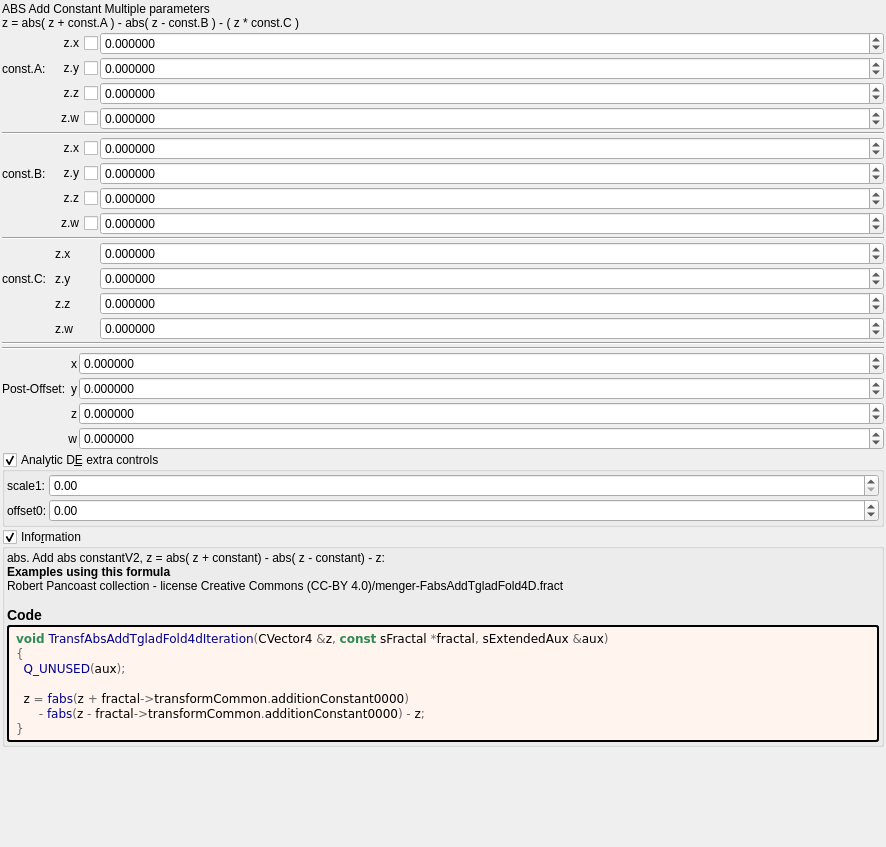
<?xml version="1.0" encoding="UTF-8"?>
<ui version="4.0">
 <class>Form</class>
 <widget class="QWidget" name="Form">
  <property name="geometry">
   <rect>
    <x>0</x>
    <y>0</y>
    <width>886</width>
    <height>847</height>
   </rect>
  </property>
  <property name="windowTitle">
   <string notr="true">transf_abs_add_tglad_fold4d</string>
  </property>
  <layout class="QVBoxLayout" name="verticalLayout">
   <property name="spacing">
    <number>2</number>
   </property>
   <property name="leftMargin">
    <number>2</number>
   </property>
   <property name="topMargin">
    <number>2</number>
   </property>
   <property name="rightMargin">
    <number>2</number>
   </property>
   <property name="bottomMargin">
    <number>2</number>
   </property>
   <item>
    <widget class="QLabel" name="label">
     <property name="text">
      <string>ABS Add Constant Multiple parameters
z = abs( z + const.A ) - abs( z - const.B ) - ( z * const.C )</string>
     </property>
    </widget>
   </item>
   <item>
    <layout class="QGridLayout" name="gridLayout_28" columnstretch="0,0,1">
     <property name="spacing">
      <number>2</number>
     </property>
     <item row="3" column="2">
      <widget class="MyDoubleSpinBox" name="spinbox4_transf_addition_constant_0000_w">
       <property name="enabled">
        <bool>true</bool>
       </property>
       <property name="sizePolicy">
        <sizepolicy hsizetype="Minimum" vsizetype="Maximum">
         <horstretch>0</horstretch>
         <verstretch>0</verstretch>
        </sizepolicy>
       </property>
       <property name="decimals">
        <number>6</number>
       </property>
       <property name="minimum">
        <double>-99.989999999999995</double>
       </property>
       <property name="maximum">
        <double>99.989999999999995</double>
       </property>
       <property name="singleStep">
        <double>0.100000000000000</double>
       </property>
      </widget>
     </item>
     <item row="11" column="1">
      <widget class="QLabel" name="label_99">
       <property name="text">
        <string notr="true">z.x</string>
       </property>
      </widget>
     </item>
     <item row="5" column="0" colspan="3">
      <widget class="Line" name="line_24">
       <property name="orientation">
        <enum>Qt::Horizontal</enum>
       </property>
      </widget>
     </item>
     <item row="1" column="2">
      <widget class="MyDoubleSpinBox" name="spinbox4_transf_addition_constant_0000_y">
       <property name="enabled">
        <bool>true</bool>
       </property>
       <property name="sizePolicy">
        <sizepolicy hsizetype="Minimum" vsizetype="Maximum">
         <horstretch>0</horstretch>
         <verstretch>0</verstretch>
        </sizepolicy>
       </property>
       <property name="decimals">
        <number>6</number>
       </property>
       <property name="minimum">
        <double>-99.989999999999995</double>
       </property>
       <property name="maximum">
        <double>99.989999999999995</double>
       </property>
       <property name="singleStep">
        <double>0.100000000000000</double>
       </property>
      </widget>
     </item>
     <item row="0" column="2">
      <widget class="MyDoubleSpinBox" name="spinbox4_transf_addition_constant_0000_x">
       <property name="enabled">
        <bool>true</bool>
       </property>
       <property name="sizePolicy">
        <sizepolicy hsizetype="Minimum" vsizetype="Maximum">
         <horstretch>0</horstretch>
         <verstretch>0</verstretch>
        </sizepolicy>
       </property>
       <property name="prefix">
        <string/>
       </property>
       <property name="decimals">
        <number>6</number>
       </property>
       <property name="minimum">
        <double>-99.989999999999995</double>
       </property>
       <property name="singleStep">
        <double>0.100000000000000</double>
       </property>
      </widget>
     </item>
     <item row="7" column="2">
      <widget class="MyDoubleSpinBox" name="spinbox4_transf_offset_0000_y">
       <property name="enabled">
        <bool>true</bool>
       </property>
       <property name="sizePolicy">
        <sizepolicy hsizetype="Minimum" vsizetype="Maximum">
         <horstretch>0</horstretch>
         <verstretch>0</verstretch>
        </sizepolicy>
       </property>
       <property name="prefix">
        <string/>
       </property>
       <property name="decimals">
        <number>6</number>
       </property>
       <property name="minimum">
        <double>-99.989999999999995</double>
       </property>
       <property name="singleStep">
        <double>0.100000000000000</double>
       </property>
      </widget>
     </item>
     <item row="2" column="2">
      <widget class="MyDoubleSpinBox" name="spinbox4_transf_addition_constant_0000_z">
       <property name="enabled">
        <bool>true</bool>
       </property>
       <property name="sizePolicy">
        <sizepolicy hsizetype="Minimum" vsizetype="Maximum">
         <horstretch>0</horstretch>
         <verstretch>0</verstretch>
        </sizepolicy>
       </property>
       <property name="decimals">
        <number>6</number>
       </property>
       <property name="minimum">
        <double>-99.989999999999995</double>
       </property>
       <property name="maximum">
        <double>99.989999999999995</double>
       </property>
       <property name="singleStep">
        <double>0.100000000000000</double>
       </property>
      </widget>
     </item>
     <item row="8" column="1">
      <widget class="MyCheckBox" name="checkBox_transf_function_enabledz">
       <property name="layoutDirection">
        <enum>Qt::RightToLeft</enum>
       </property>
       <property name="text">
        <string>z.z</string>
       </property>
      </widget>
     </item>
     <item row="10" column="0" colspan="3">
      <widget class="Line" name="line_23">
       <property name="orientation">
        <enum>Qt::Horizontal</enum>
       </property>
      </widget>
     </item>
     <item row="7" column="0">
      <widget class="QLabel" name="label_4">
       <property name="text">
        <string notr="true">const.B:</string>
       </property>
      </widget>
     </item>
     <item row="7" column="1">
      <widget class="MyCheckBox" name="checkBox_transf_function_enabledy">
       <property name="layoutDirection">
        <enum>Qt::RightToLeft</enum>
       </property>
       <property name="text">
        <string notr="true">z.y</string>
       </property>
      </widget>
     </item>
     <item row="0" column="1">
      <widget class="MyCheckBox" name="checkBox_transf_function_enabledAx">
       <property name="layoutDirection">
        <enum>Qt::RightToLeft</enum>
       </property>
       <property name="text">
        <string>z.x</string>
       </property>
      </widget>
     </item>
     <item row="12" column="0">
      <widget class="QLabel" name="label_5">
       <property name="text">
        <string notr="true">const.C:  </string>
       </property>
      </widget>
     </item>
     <item row="6" column="1">
      <widget class="MyCheckBox" name="checkBox_transf_function_enabledx">
       <property name="layoutDirection">
        <enum>Qt::RightToLeft</enum>
       </property>
       <property name="text">
        <string>z.x</string>
       </property>
      </widget>
     </item>
     <item row="2" column="1">
      <widget class="MyCheckBox" name="checkBox_transf_function_enabledAz">
       <property name="layoutDirection">
        <enum>Qt::RightToLeft</enum>
       </property>
       <property name="text">
        <string>z.z</string>
       </property>
      </widget>
     </item>
     <item row="13" column="1">
      <widget class="QLabel" name="label_101">
       <property name="text">
        <string notr="true">z.z</string>
       </property>
      </widget>
     </item>
     <item row="12" column="1">
      <widget class="QLabel" name="label_100">
       <property name="text">
        <string notr="true">z.y</string>
       </property>
      </widget>
     </item>
     <item row="1" column="0">
      <widget class="QLabel" name="label_3">
       <property name="text">
        <string notr="true">const.A:</string>
       </property>
      </widget>
     </item>
     <item row="11" column="2">
      <widget class="MyDoubleSpinBox" name="spinbox4_transf_scale_1111_x">
       <property name="sizePolicy">
        <sizepolicy hsizetype="Minimum" vsizetype="Maximum">
         <horstretch>0</horstretch>
         <verstretch>0</verstretch>
        </sizepolicy>
       </property>
       <property name="prefix">
        <string/>
       </property>
       <property name="decimals">
        <number>6</number>
       </property>
       <property name="minimum">
        <double>-99.989999999999995</double>
       </property>
       <property name="singleStep">
        <double>0.100000000000000</double>
       </property>
      </widget>
     </item>
     <item row="1" column="1">
      <widget class="MyCheckBox" name="checkBox_transf_function_enabledAy">
       <property name="layoutDirection">
        <enum>Qt::RightToLeft</enum>
       </property>
       <property name="text">
        <string notr="true">z.y</string>
       </property>
      </widget>
     </item>
     <item row="13" column="2">
      <widget class="MyDoubleSpinBox" name="spinbox4_transf_scale_1111_z">
       <property name="sizePolicy">
        <sizepolicy hsizetype="Minimum" vsizetype="Maximum">
         <horstretch>0</horstretch>
         <verstretch>0</verstretch>
        </sizepolicy>
       </property>
       <property name="prefix">
        <string/>
       </property>
       <property name="decimals">
        <number>6</number>
       </property>
       <property name="minimum">
        <double>-99.989999999999995</double>
       </property>
       <property name="singleStep">
        <double>0.100000000000000</double>
       </property>
      </widget>
     </item>
     <item row="14" column="2">
      <widget class="MyDoubleSpinBox" name="spinbox4_transf_scale_1111_w">
       <property name="sizePolicy">
        <sizepolicy hsizetype="Minimum" vsizetype="Maximum">
         <horstretch>0</horstretch>
         <verstretch>0</verstretch>
        </sizepolicy>
       </property>
       <property name="prefix">
        <string/>
       </property>
       <property name="decimals">
        <number>6</number>
       </property>
       <property name="minimum">
        <double>-99.989999999999995</double>
       </property>
       <property name="singleStep">
        <double>0.100000000000000</double>
       </property>
      </widget>
     </item>
     <item row="6" column="2">
      <widget class="MyDoubleSpinBox" name="spinbox4_transf_offset_0000_x">
       <property name="enabled">
        <bool>true</bool>
       </property>
       <property name="sizePolicy">
        <sizepolicy hsizetype="Minimum" vsizetype="Maximum">
         <horstretch>0</horstretch>
         <verstretch>0</verstretch>
        </sizepolicy>
       </property>
       <property name="prefix">
        <string/>
       </property>
       <property name="decimals">
        <number>6</number>
       </property>
       <property name="minimum">
        <double>-99.989999999999995</double>
       </property>
       <property name="singleStep">
        <double>0.100000000000000</double>
       </property>
      </widget>
     </item>
     <item row="14" column="1">
      <widget class="QLabel" name="label_102">
       <property name="text">
        <string notr="true">z.w</string>
       </property>
      </widget>
     </item>
     <item row="12" column="2">
      <widget class="MyDoubleSpinBox" name="spinbox4_transf_scale_1111_y">
       <property name="sizePolicy">
        <sizepolicy hsizetype="Minimum" vsizetype="Maximum">
         <horstretch>0</horstretch>
         <verstretch>0</verstretch>
        </sizepolicy>
       </property>
       <property name="prefix">
        <string/>
       </property>
       <property name="decimals">
        <number>6</number>
       </property>
       <property name="minimum">
        <double>-99.989999999999995</double>
       </property>
       <property name="singleStep">
        <double>0.100000000000000</double>
       </property>
      </widget>
     </item>
     <item row="8" column="2">
      <widget class="MyDoubleSpinBox" name="spinbox4_transf_offset_0000_z">
       <property name="enabled">
        <bool>true</bool>
       </property>
       <property name="sizePolicy">
        <sizepolicy hsizetype="Minimum" vsizetype="Maximum">
         <horstretch>0</horstretch>
         <verstretch>0</verstretch>
        </sizepolicy>
       </property>
       <property name="prefix">
        <string/>
       </property>
       <property name="decimals">
        <number>6</number>
       </property>
       <property name="minimum">
        <double>-99.989999999999995</double>
       </property>
       <property name="singleStep">
        <double>0.100000000000000</double>
       </property>
      </widget>
     </item>
     <item row="9" column="2">
      <widget class="MyDoubleSpinBox" name="spinbox4_transf_offset_0000_w">
       <property name="enabled">
        <bool>true</bool>
       </property>
       <property name="sizePolicy">
        <sizepolicy hsizetype="Minimum" vsizetype="Maximum">
         <horstretch>0</horstretch>
         <verstretch>0</verstretch>
        </sizepolicy>
       </property>
       <property name="prefix">
        <string/>
       </property>
       <property name="decimals">
        <number>6</number>
       </property>
       <property name="minimum">
        <double>-99.989999999999995</double>
       </property>
       <property name="singleStep">
        <double>0.100000000000000</double>
       </property>
      </widget>
     </item>
     <item row="9" column="1">
      <widget class="MyCheckBox" name="checkBox_transf_function_enabledw">
       <property name="layoutDirection">
        <enum>Qt::RightToLeft</enum>
       </property>
       <property name="text">
        <string>z.w</string>
       </property>
      </widget>
     </item>
     <item row="3" column="1">
      <widget class="MyCheckBox" name="checkBox_transf_function_enabledAw">
       <property name="layoutDirection">
        <enum>Qt::RightToLeft</enum>
       </property>
       <property name="text">
        <string>z.w</string>
       </property>
      </widget>
     </item>
    </layout>
   </item>
   <item>
    <layout class="QGridLayout" name="gridLayout_63" columnstretch="0,0,1">
     <property name="spacing">
      <number>2</number>
     </property>
     <item row="3" column="0">
      <widget class="QLabel" name="label_259">
       <property name="text">
        <string>Post-Offset:</string>
       </property>
      </widget>
     </item>
     <item row="5" column="2">
      <widget class="MyDoubleSpinBox" name="spinbox4_transf_offsetA_0000_w">
       <property name="sizePolicy">
        <sizepolicy hsizetype="Minimum" vsizetype="Maximum">
         <horstretch>0</horstretch>
         <verstretch>0</verstretch>
        </sizepolicy>
       </property>
       <property name="prefix">
        <string/>
       </property>
       <property name="suffix">
        <string/>
       </property>
       <property name="decimals">
        <number>6</number>
       </property>
       <property name="minimum">
        <double>-99.989999999999995</double>
       </property>
       <property name="maximum">
        <double>99.989999999999995</double>
       </property>
       <property name="singleStep">
        <double>0.100000000000000</double>
       </property>
      </widget>
     </item>
     <item row="3" column="2">
      <widget class="MyDoubleSpinBox" name="spinbox4_transf_offsetA_0000_y">
       <property name="sizePolicy">
        <sizepolicy hsizetype="Minimum" vsizetype="Maximum">
         <horstretch>0</horstretch>
         <verstretch>0</verstretch>
        </sizepolicy>
       </property>
       <property name="prefix">
        <string/>
       </property>
       <property name="suffix">
        <string/>
       </property>
       <property name="decimals">
        <number>6</number>
       </property>
       <property name="minimum">
        <double>-99.989999999999995</double>
       </property>
       <property name="maximum">
        <double>99.989999999999995</double>
       </property>
       <property name="singleStep">
        <double>0.100000000000000</double>
       </property>
      </widget>
     </item>
     <item row="4" column="2">
      <widget class="MyDoubleSpinBox" name="spinbox4_transf_offsetA_0000_z">
       <property name="sizePolicy">
        <sizepolicy hsizetype="Minimum" vsizetype="Maximum">
         <horstretch>0</horstretch>
         <verstretch>0</verstretch>
        </sizepolicy>
       </property>
       <property name="prefix">
        <string/>
       </property>
       <property name="suffix">
        <string/>
       </property>
       <property name="decimals">
        <number>6</number>
       </property>
       <property name="minimum">
        <double>-99.989999999999995</double>
       </property>
       <property name="maximum">
        <double>99.989999999999995</double>
       </property>
       <property name="singleStep">
        <double>0.100000000000000</double>
       </property>
      </widget>
     </item>
     <item row="0" column="0" colspan="3">
      <widget class="Line" name="line_53">
       <property name="orientation">
        <enum>Qt::Horizontal</enum>
       </property>
      </widget>
     </item>
     <item row="2" column="2">
      <widget class="MyDoubleSpinBox" name="spinbox4_transf_offsetA_0000_x">
       <property name="sizePolicy">
        <sizepolicy hsizetype="Minimum" vsizetype="Maximum">
         <horstretch>0</horstretch>
         <verstretch>0</verstretch>
        </sizepolicy>
       </property>
       <property name="prefix">
        <string/>
       </property>
       <property name="suffix">
        <string/>
       </property>
       <property name="decimals">
        <number>6</number>
       </property>
       <property name="minimum">
        <double>-99.989999999999995</double>
       </property>
       <property name="maximum">
        <double>99.989999999999995</double>
       </property>
       <property name="singleStep">
        <double>0.100000000000000</double>
       </property>
      </widget>
     </item>
     <item row="3" column="1">
      <widget class="QLabel" name="label_119">
       <property name="sizePolicy">
        <sizepolicy hsizetype="Preferred" vsizetype="Preferred">
         <horstretch>0</horstretch>
         <verstretch>0</verstretch>
        </sizepolicy>
       </property>
       <property name="text">
        <string notr="true">y</string>
       </property>
       <property name="alignment">
        <set>Qt::AlignRight|Qt::AlignTrailing|Qt::AlignVCenter</set>
       </property>
      </widget>
     </item>
     <item row="4" column="1">
      <widget class="QLabel" name="label_125">
       <property name="sizePolicy">
        <sizepolicy hsizetype="Preferred" vsizetype="Preferred">
         <horstretch>0</horstretch>
         <verstretch>0</verstretch>
        </sizepolicy>
       </property>
       <property name="text">
        <string notr="true">z</string>
       </property>
       <property name="alignment">
        <set>Qt::AlignRight|Qt::AlignTrailing|Qt::AlignVCenter</set>
       </property>
      </widget>
     </item>
     <item row="2" column="1">
      <widget class="QLabel" name="label_118">
       <property name="sizePolicy">
        <sizepolicy hsizetype="Preferred" vsizetype="Preferred">
         <horstretch>0</horstretch>
         <verstretch>0</verstretch>
        </sizepolicy>
       </property>
       <property name="text">
        <string notr="true">x</string>
       </property>
       <property name="alignment">
        <set>Qt::AlignRight|Qt::AlignTrailing|Qt::AlignVCenter</set>
       </property>
      </widget>
     </item>
     <item row="5" column="1">
      <widget class="QLabel" name="label_126">
       <property name="sizePolicy">
        <sizepolicy hsizetype="Preferred" vsizetype="Preferred">
         <horstretch>0</horstretch>
         <verstretch>0</verstretch>
        </sizepolicy>
       </property>
       <property name="text">
        <string notr="true">w</string>
       </property>
       <property name="alignment">
        <set>Qt::AlignRight|Qt::AlignTrailing|Qt::AlignVCenter</set>
       </property>
      </widget>
     </item>
     <item row="1" column="0" colspan="3">
      <widget class="Line" name="line">
       <property name="orientation">
        <enum>Qt::Horizontal</enum>
       </property>
      </widget>
     </item>
    </layout>
   </item>
   <item>
    <widget class="MyGroupBox" name="groupCheck_analyticDE_enabled_false">
     <property name="title">
      <string>Analytic D&amp;E extra controls</string>
     </property>
     <property name="checkable">
      <bool>true</bool>
     </property>
     <layout class="QVBoxLayout" name="verticalLayout_14" stretch="0">
      <property name="spacing">
       <number>2</number>
      </property>
      <property name="leftMargin">
       <number>2</number>
      </property>
      <property name="topMargin">
       <number>2</number>
      </property>
      <property name="rightMargin">
       <number>2</number>
      </property>
      <property name="bottomMargin">
       <number>2</number>
      </property>
      <item>
       <layout class="QGridLayout" name="gridLayout_29" columnstretch="0,0,1">
        <property name="spacing">
         <number>2</number>
        </property>
        <item row="1" column="2">
         <widget class="MyDoubleSpinBox" name="spinbox_analyticDE_offset_0">
          <property name="sizePolicy">
           <sizepolicy hsizetype="Minimum" vsizetype="Maximum">
            <horstretch>0</horstretch>
            <verstretch>0</verstretch>
           </sizepolicy>
          </property>
          <property name="prefix">
           <string/>
          </property>
          <property name="suffix">
           <string/>
          </property>
          <property name="decimals">
           <number>2</number>
          </property>
          <property name="minimum">
           <double>-99.989999999999995</double>
          </property>
          <property name="maximum">
           <double>99.989999999999995</double>
          </property>
          <property name="singleStep">
           <double>0.100000000000000</double>
          </property>
         </widget>
        </item>
        <item row="1" column="1">
         <widget class="QLabel" name="label_178">
          <property name="text">
           <string>offset0:</string>
          </property>
         </widget>
        </item>
        <item row="0" column="1">
         <widget class="QLabel" name="label_183">
          <property name="text">
           <string>scale1:</string>
          </property>
         </widget>
        </item>
        <item row="0" column="2">
         <widget class="MyDoubleSpinBox" name="spinbox_analyticDE_scale_1">
          <property name="sizePolicy">
           <sizepolicy hsizetype="Minimum" vsizetype="Maximum">
            <horstretch>0</horstretch>
            <verstretch>0</verstretch>
           </sizepolicy>
          </property>
          <property name="prefix">
           <string/>
          </property>
          <property name="suffix">
           <string/>
          </property>
          <property name="decimals">
           <number>2</number>
          </property>
          <property name="minimum">
           <double>0.000000000000000</double>
          </property>
          <property name="maximum">
           <double>99.989999999999995</double>
          </property>
          <property name="singleStep">
           <double>0.100000000000000</double>
          </property>
         </widget>
        </item>
       </layout>
      </item>
     </layout>
    </widget>
   </item>
   <item>
    <widget class="MyGroupBox" name="groupCheck_info">
     <property name="title">
      <string>Info&amp;rmation</string>
     </property>
     <property name="flat">
      <bool>false</bool>
     </property>
     <property name="checkable">
      <bool>true</bool>
     </property>
     <layout class="QVBoxLayout" name="verticalLayout_2">
      <property name="spacing">
       <number>2</number>
      </property>
      <property name="leftMargin">
       <number>2</number>
      </property>
      <property name="topMargin">
       <number>2</number>
      </property>
      <property name="rightMargin">
       <number>2</number>
      </property>
      <property name="bottomMargin">
       <number>2</number>
      </property>
      <item>
       <widget class="QLabel" name="label_information_general">
        <property name="text">
         <string notr="true">&lt;p&gt;abs.  Add abs constantV2,  z = abs( z + constant) - abs( z - constant) - z:&lt;/p&gt;&lt;table&gt;
&lt;/table&gt;
&lt;br&gt;&lt;b&gt;Examples using this formula&lt;/b&gt;&lt;br&gt;Robert Pancoast collection - license Creative Commons (CC-BY 4.0)/menger-FabsAddTgladFold4D.fract&lt;h3&gt;Code&lt;/h3&gt;</string>
        </property>
        <property name="wordWrap">
         <bool>true</bool>
        </property>
        <property name="openExternalLinks">
         <bool>true</bool>
        </property>
        <property name="textInteractionFlags">
         <set>Qt::LinksAccessibleByMouse|Qt::TextSelectableByMouse</set>
        </property>
       </widget>
      </item>
      <item>
       <widget class="QLabel" name="label_code_content">
        <property name="styleSheet">
         <string notr="true">border-style: outset; border-width: 2px; border-radius: 3px; border-color: black; background-color: #fff5ee; padding: 4px;</string>
        </property>
        <property name="text">
         <string notr="true">&lt;body style=&quot;background-color:#fff5ee&quot;&gt;
&lt;pre style=&quot;color:#000000; background-color:#fff5ee;  font-family:'Courier New',monospace;&quot;&gt;&lt;span style=&quot;color:#2e8b57; font-weight:bold&quot;&gt;void&lt;/span&gt; &lt;span style=&quot;color:#00008f&quot;&gt;TransfAbsAddTgladFold4dIteration&lt;/span&gt;&lt;span style=&quot;color:#676767&quot;&gt;(&lt;/span&gt;CVector4 &lt;span style=&quot;color:#676767&quot;&gt;&amp;amp;&lt;/span&gt;z&lt;span style=&quot;color:#676767&quot;&gt;,&lt;/span&gt; &lt;span style=&quot;color:#2e8b57; font-weight:bold&quot;&gt;const&lt;/span&gt; sFractal &lt;span style=&quot;color:#676767&quot;&gt;*&lt;/span&gt;fractal&lt;span style=&quot;color:#676767&quot;&gt;,&lt;/span&gt; sExtendedAux &lt;span style=&quot;color:#676767&quot;&gt;&amp;amp;&lt;/span&gt;aux&lt;span style=&quot;color:#676767&quot;&gt;)&lt;/span&gt;
&lt;span style=&quot;color:#676767&quot;&gt;{&lt;/span&gt;
  &lt;span style=&quot;color:#00008f&quot;&gt;Q_UNUSED&lt;/span&gt;&lt;span style=&quot;color:#676767&quot;&gt;(&lt;/span&gt;aux&lt;span style=&quot;color:#676767&quot;&gt;);&lt;/span&gt;

  z &lt;span style=&quot;color:#676767&quot;&gt;=&lt;/span&gt; &lt;span style=&quot;color:#00008f&quot;&gt;fabs&lt;/span&gt;&lt;span style=&quot;color:#676767&quot;&gt;(&lt;/span&gt;z &lt;span style=&quot;color:#676767&quot;&gt;+&lt;/span&gt; fractal&lt;span style=&quot;color:#676767&quot;&gt;-&amp;gt;&lt;/span&gt;transformCommon&lt;span style=&quot;color:#676767&quot;&gt;.&lt;/span&gt;additionConstant0000&lt;span style=&quot;color:#676767&quot;&gt;)&lt;/span&gt;
      &lt;span style=&quot;color:#676767&quot;&gt;-&lt;/span&gt; &lt;span style=&quot;color:#00008f&quot;&gt;fabs&lt;/span&gt;&lt;span style=&quot;color:#676767&quot;&gt;(&lt;/span&gt;z &lt;span style=&quot;color:#676767&quot;&gt;-&lt;/span&gt; fractal&lt;span style=&quot;color:#676767&quot;&gt;-&amp;gt;&lt;/span&gt;transformCommon&lt;span style=&quot;color:#676767&quot;&gt;.&lt;/span&gt;additionConstant0000&lt;span style=&quot;color:#676767&quot;&gt;) -&lt;/span&gt; z&lt;span style=&quot;color:#676767&quot;&gt;;&lt;/span&gt;
&lt;span style=&quot;color:#676767&quot;&gt;}&lt;/span&gt;
&lt;/pre&gt;
&lt;/body&gt;</string>
        </property>
        <property name="wordWrap">
         <bool>true</bool>
        </property>
        <property name="openExternalLinks">
         <bool>true</bool>
        </property>
        <property name="textInteractionFlags">
         <set>Qt::LinksAccessibleByMouse|Qt::TextSelectableByMouse</set>
        </property>
       </widget>
      </item>
     </layout>
    </widget>
   </item>
   <item>
    <spacer name="verticalSpacer">
     <property name="orientation">
      <enum>Qt::Vertical</enum>
     </property>
     <property name="sizeHint" stdset="0">
      <size>
       <width>20</width>
       <height>40</height>
      </size>
     </property>
    </spacer>
   </item>
  </layout>
 </widget>
 <customwidgets>
  <customwidget>
   <class>MyDoubleSpinBox</class>
   <extends>QDoubleSpinBox</extends>
   <header>my_double_spin_box.h</header>
  </customwidget>
  <customwidget>
   <class>MyGroupBox</class>
   <extends>QGroupBox</extends>
   <header>my_group_box.h</header>
   <container>1</container>
  </customwidget>
  <customwidget>
   <class>MyCheckBox</class>
   <extends>QCheckBox</extends>
   <header>my_check_box.h</header>
  </customwidget>
 </customwidgets>
 <tabstops>
  <tabstop>groupCheck_info</tabstop>
 </tabstops>
 <resources/>
 <connections>
  <connection>
   <sender>checkBox_transf_function_enabledAx</sender>
   <signal>toggled(bool)</signal>
   <receiver>spinbox4_transf_addition_constant_0000_x</receiver>
   <slot>setEnabled(bool)</slot>
   <hints>
    <hint type="sourcelabel">
     <x>95</x>
     <y>50</y>
    </hint>
    <hint type="destinationlabel">
     <x>197</x>
     <y>50</y>
    </hint>
   </hints>
  </connection>
  <connection>
   <sender>checkBox_transf_function_enabledAy</sender>
   <signal>toggled(bool)</signal>
   <receiver>spinbox4_transf_addition_constant_0000_y</receiver>
   <slot>setEnabled(bool)</slot>
   <hints>
    <hint type="sourcelabel">
     <x>91</x>
     <y>79</y>
    </hint>
    <hint type="destinationlabel">
     <x>240</x>
     <y>85</y>
    </hint>
   </hints>
  </connection>
  <connection>
   <sender>checkBox_transf_function_enabledAz</sender>
   <signal>toggled(bool)</signal>
   <receiver>spinbox4_transf_addition_constant_0000_z</receiver>
   <slot>setEnabled(bool)</slot>
   <hints>
    <hint type="sourcelabel">
     <x>65</x>
     <y>107</y>
    </hint>
    <hint type="destinationlabel">
     <x>343</x>
     <y>109</y>
    </hint>
   </hints>
  </connection>
  <connection>
   <sender>checkBox_transf_function_enabledAw</sender>
   <signal>toggled(bool)</signal>
   <receiver>spinbox4_transf_addition_constant_0000_w</receiver>
   <slot>setEnabled(bool)</slot>
   <hints>
    <hint type="sourcelabel">
     <x>60</x>
     <y>133</y>
    </hint>
    <hint type="destinationlabel">
     <x>303</x>
     <y>137</y>
    </hint>
   </hints>
  </connection>
  <connection>
   <sender>checkBox_transf_function_enabledx</sender>
   <signal>toggled(bool)</signal>
   <receiver>spinbox4_transf_offset_0000_x</receiver>
   <slot>setEnabled(bool)</slot>
   <hints>
    <hint type="sourcelabel">
     <x>75</x>
     <y>167</y>
    </hint>
    <hint type="destinationlabel">
     <x>222</x>
     <y>174</y>
    </hint>
   </hints>
  </connection>
  <connection>
   <sender>checkBox_transf_function_enabledy</sender>
   <signal>toggled(bool)</signal>
   <receiver>spinbox4_transf_offset_0000_y</receiver>
   <slot>setEnabled(bool)</slot>
   <hints>
    <hint type="sourcelabel">
     <x>77</x>
     <y>191</y>
    </hint>
    <hint type="destinationlabel">
     <x>232</x>
     <y>195</y>
    </hint>
   </hints>
  </connection>
  <connection>
   <sender>checkBox_transf_function_enabledz</sender>
   <signal>toggled(bool)</signal>
   <receiver>spinbox4_transf_offset_0000_z</receiver>
   <slot>setEnabled(bool)</slot>
   <hints>
    <hint type="sourcelabel">
     <x>94</x>
     <y>229</y>
    </hint>
    <hint type="destinationlabel">
     <x>287</x>
     <y>227</y>
    </hint>
   </hints>
  </connection>
  <connection>
   <sender>checkBox_transf_function_enabledw</sender>
   <signal>toggled(bool)</signal>
   <receiver>spinbox4_transf_offset_0000_w</receiver>
   <slot>setEnabled(bool)</slot>
   <hints>
    <hint type="sourcelabel">
     <x>66</x>
     <y>248</y>
    </hint>
    <hint type="destinationlabel">
     <x>179</x>
     <y>255</y>
    </hint>
   </hints>
  </connection>
 </connections>
</ui>
